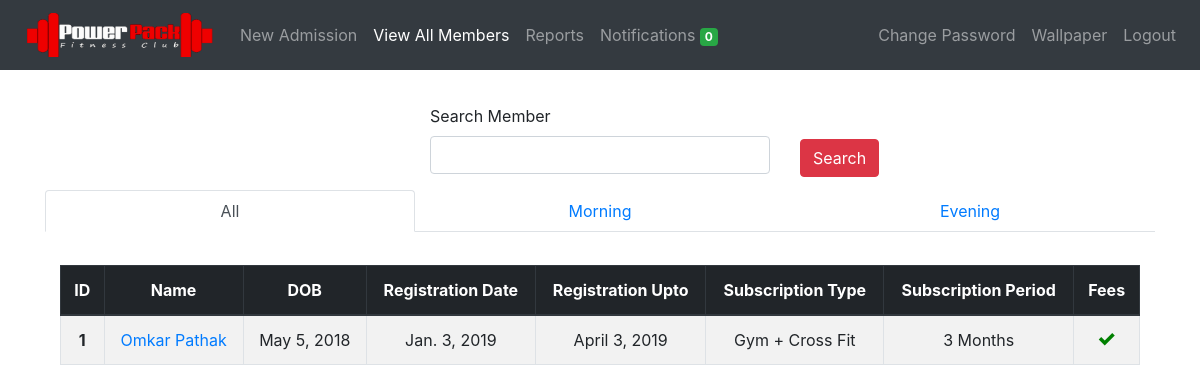
Before: /members/view/ (signed in) with the older database file.
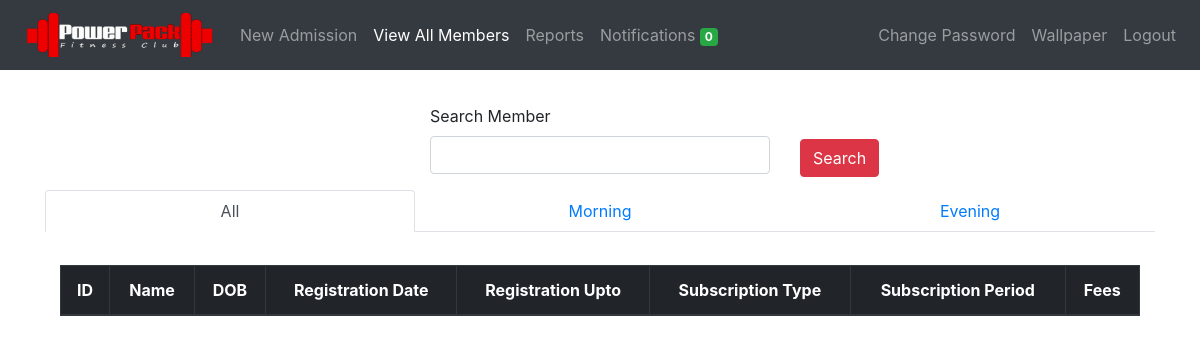
After: the same page with the newer database file.
### members/models.py (models this page shows, shortened)
class Member(models.Model):
	member_id = models.AutoField(primary_key=True)
	first_name = models.CharField(max_length=50)
	last_name = models.CharField(max_length=50)
	mobile_number = models.CharField(max_length=10, unique=True)
	email = models.EmailField(null=True, blank=True)
	address = models.CharField(max_length=300, blank=True)
	medical_history = models.CharField(max_length=300, blank=True, default='None')
	admitted_on = models.DateField(auto_now_add=True)
	registration_date = models.DateField()
	registration_upto = models.DateField()
	dob = models.DateField(default='dd/mm/yyyy')
	subscription_type  = models.CharField(
									max_length=30,
									choices=SUBSCRIPTION_TYPE_CHOICES,
									default=SUBSCRIPTION_TYPE_CHOICES[0][0])
	subscription_period = models.CharField(
									max_length=30,
									choices=SUBSCRIPTION_PERIOD_CHOICES,
									default=SUBSCRIPTION_PERIOD_CHOICES[0][0])
	amount = models.CharField(max_length=30)
	fee_status = models.CharField(
								max_length=30,
								choices=FEE_STATUS,
								default=FEE_STATUS[0][0])
	batch = models.CharField(
							max_length=30,
							choices=BATCH,
							default=BATCH[0][0])
	photo = models.FileField(upload_to='photos/', blank=True)
	notification = models.IntegerField(default=2, blank=True)

### members/views.py (the view)
# urls.py: path('view/', login_required(views.view_member), name='view_member'),
def view_member(request):
    view_all = Member.objects.all()
    paginator = Paginator(view_all, 100)
    try:
        page = request.GET.get('page', 1)
        view_all = paginator.page(page)
    except PageNotAnInteger:
        view_all = paginator.page(1)
    except EmptyPage:
        view_all = paginator.page(paginator.num_pages)
    search_form = SearchForm()
    evening = Member.objects.filter(batch='evening')
    morning = Member.objects.filter(batch='morning')
    context = {
        'all': view_all,
        'morning': morning,
        'evening': evening,
        'search_form': search_form,
        'subs_end_today_count': get_notification_count(),
    }
    return render(request, 'view_member.html', context)

### members/models.py (shortened to what this page needs)
class SearchForm(forms.Form):
		search = forms.CharField(label='Search Member', max_length=100, required=False)

### members/templatetags/tags.py (called while the page is built)
@register.filter(name='add_css')
def add_css(field, css):
    return field.as_widget(attrs={"class": css})

### notifications/config.py (called while the page is built)
def get_notification_count():
    NOTIF_COUNT = Member.objects.filter(
        registration_upto__gte=datetime.datetime.now(),
        registration_upto__lte=datetime.date.today() + datetime.timedelta(days=2),
        notification=1)
    PENDING_COUNT = Member.objects.filter(fee_status='pending', notification=1)
    return (NOTIF_COUNT | PENDING_COUNT).distinct().count()

### members/templates/view_member.html (shortened to what the changed rows need)
{% extends 'base.html' %}
{% load tags %}
{% load staticfiles %}
{% block content %}
{% if result %}
  <div class="container" style="margin-top: 3%">
      <table class="table table-striped table-bordered">
        <thead class="text-center thead-dark">
          <tr>
            <th scope="col">ID</th>
            <th scope="col">Name</th>
            <th scope="col">DOB</th>
            <th scope="col">Registration Date</th>
            <th scope="col">Registration Upto</th>
            <th scope="col">Subscription Type</th>
            <th scope="col">Subscription Period</th>
            <th scope="col">Fees</th>
            <th scope="col">Delete User</th>
          </tr>
        </thead>
        <tbody class="text-center">
          {% for member in result %}
            <tr>
              <th scope="row">{{ forloop.counter }}</th>
              <td><a href="/members/update/{{ member.member_id }}">{{ member.first_name }} {{ member.last_name }}</a></td>
              <td>{{ member.dob }}</td>
              <td>{{ member.registration_date }}</td>
              <td>{{ member.registration_upto }}</td>
              <td>{{ member.get_subscription_type_display }}</td>
              <td>{{ member.subscription_period }} Months</td>
              <td>
                  {% if member.fee_status == 'paid' %}
                  <span class="icon-checkmark" style="color: green"></span>
                  {% else %}
                  <span class="icon-cross" style="color: red"></span>
                  {% endif %}
              </td>
              <td><a href="/members/delete/{{ member.member_id }}/"><button class="btn btn-danger">Delete</button></a></td>
            </tr>
          {% endfor %}
          </tbody>
      </table>
  </div>
{% else %}
  <div class="tab-content" id="myTabContent">
    <div class="tab-pane fade show active" id="all" role="tabpanel" aria-labelledby="home-tab">
      <div class="container" style="margin-top: 3%">
          <table class="table table-striped table-bordered">
            <thead class="text-center thead-dark">
              <tr>
                <th scope="col">ID</th>
                <th scope="col">Name</th>
                <th scope="col">DOB</th>
                <th scope="col">Registration Date</th>
                <th scope="col">Registration Upto</th>
                <th scope="col">Subscription Type</th>
                <th scope="col">Subscription Period</th>
                <th scope="col">Fees</th>
              </tr>
            </thead>
            <tbody class="text-center">
              {% for member in all %}
                <tr>
                  <th scope="row">{{ forloop.counter }}</th>
                  <td><a href="/members/update/{{ member.member_id }}">{{ member.first_name }} {{ member.last_name }}</a></td>
                  <td>{{ member.dob }}</td>
                  <td>{{ member.registration_date }}</td>
                  <td>{{ member.registration_upto }}</td>
                  <td>{{ member.get_subscription_type_display }}</td>
                  <td>{{ member.subscription_period }} Months</td>
                  <td>
                      {% if member.fee_status == 'paid' %}
                      <span class="icon-checkmark" style="color: green"></span>
                      {% else %}
                      <span class="icon-cross" style="color: red"></span>
                      {% endif %}
                  </td>
                </tr>
              {% endfor %}
              </tbody>
          </table>
      </div>
    </div>
  </div>
{% endif %}
{% endblock %}

Changed rows visible on the page:
removed Member: first_name "Omkar", last_name "Pathak", dob "May 5, 2018", registration_date "Jan. 3, 2019", registration_upto "April 3, 2019", subscription_type "Gym + Cross Fit", subscription_period "3", fee_status "paid" (drawn)
